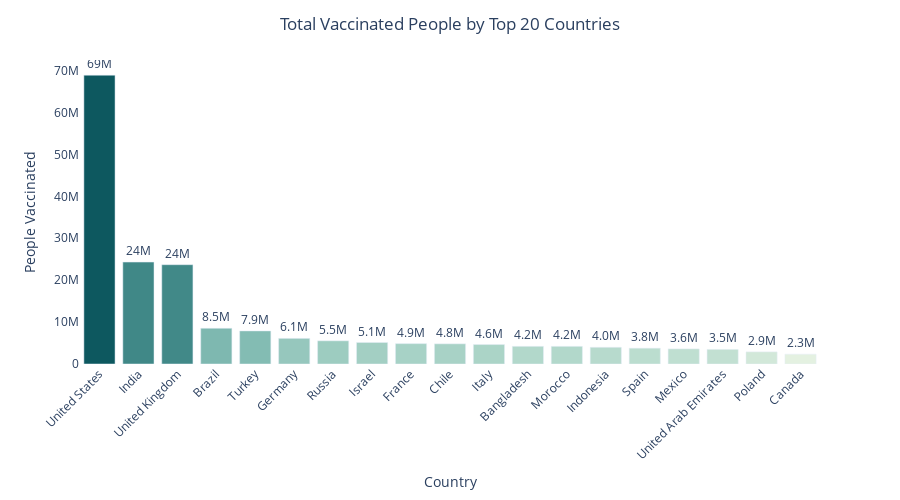

This figure's notebook cell:
### Markdown cell above
### What country is vaccinated more people?

### Code cell
# Sort data frame by total_vaccinations
df_f_sorted = df_f.sort_values('people_vaccinated', ascending = False)

# Select first 10 rows
df_f_sorted = df_f_sorted.iloc[0:19,:]

# Plot the bar chart
fig = px.bar(df_f_sorted,
              x = 'country',
              y = 'people_vaccinated',
              color='Log Scale',
              hover_name = 'country',
              hover_data = ['people_vaccinated'],
              color_continuous_scale = 'mint',
              labels = {'country':'Country','people_vaccinated':'People Vaccinated'},
              height=500,
              text='people_vaccinated')

fig.update_layout(uniformtext_minsize = 15,
                   xaxis_tickangle = -45,
                   title = 'Total Vaccinated People by Top 20 Countries',
                   title_x = 0.5)

fig.update_traces(texttemplate='%{text:.2s}', textposition='outside')
fig.update_layout(uniformtext_minsize=8, uniformtext_mode='hide')
fig.update_layout({'plot_bgcolor': 'rgba(0, 0, 0, 0)', 'paper_bgcolor': 'rgba(0, 0, 0, 0)',})

fig.update(layout_coloraxis_showscale=False)

fig.show()

### Figure 1 — Plotly figure (JSON) as saved in the notebook; plotly's stock layout.template omitted (floating-point values rounded to 4 significant figures)
{"data": [{"alignmentgroup": "True", "hovertemplate": "<b>%{hovertext}</b><br><br>Country=%{x}<br>People Vaccinated=%{text}<br>Log Scale=%{marker.color}<extra></extra>", "hovertext": ["United States", "India", "United Kingdom", "Brazil", "Turkey", "Germany", "Russia", "Israel", "France", "Chile", "Italy", "Bangladesh", "Morocco", "Indonesia", "Spain", "Mexico", "United Arab Emirates", "Poland", "Canada"], "legendgroup": "", "marker": {"color": [26.04, 24.53, 24.5, 23.02, 22.91, 22.54, 22.4, 22.29, 22.21, 22.2, 22.15, 22.01, 22.01, 21.93, 21.85, 21.78, 21.73, 21.46, 21.16], "coloraxis": "coloraxis"}, "name": "", "offsetgroup": "", "orientation": "v", "showlegend": false, "text": [68884011, 24307635, 23684103, 8512960, 7887544, 6113484, 5524226, 5128212, 4853278, 4804999, 4641551, 4218127, 4210770, 3985596, 3769523, 3604420, 3480415, 2891753, 2340676], "textposition": "outside", "texttemplate": "%{text:.2s}", "type": "bar", "x": ["United States", "India", "United Kingdom", "Brazil", "Turkey", "Germany", "Russia", "Israel", "France", "Chile", "Italy", "Bangladesh", "Morocco", "Indonesia", "Spain", "Mexico", "United Arab Emirates", "Poland", "Canada"], "xaxis": "x", "y": [68884011, 24307635, 23684103, 8512960, 7887544, 6113484, 5524226, 5128212, 4853278, 4804999, 4641551, 4218127, 4210770, 3985596, 3769523, 3604420, 3480415, 2891753, 2340676], "yaxis": "y"}], "layout": {"barmode": "relative", "coloraxis": {"colorbar": {"title": {"text": "Log Scale"}}, "colorscale": [[0, "rgb(228, 241, 225)"], [0.1667, "rgb(180, 217, 204)"], [0.3333, "rgb(137, 192, 182)"], [0.5, "rgb(99, 166, 160)"], [0.6667, "rgb(68, 140, 138)"], [0.8333, "rgb(40, 114, 116)"], [1, "rgb(13, 88, 95)"]], "showscale": false}, "height": 500, "legend": {"tracegroupgap": 0}, "margin": {"t": 60}, "paper_bgcolor": "rgba(0, 0, 0, 0)", "plot_bgcolor": "rgba(0, 0, 0, 0)", "title": {"text": "Total Vaccinated People by Top 20 Countries", "x": 0.5}, "uniformtext": {"minsize": 8, "mode": "hide"}, "xaxis": {"anchor": "y", "domain": [0, 1], "tickangle": -45, "title": {"text": "Country"}}, "yaxis": {"anchor": "x", "domain": [0, 1], "title": {"text": "People Vaccinated"}}}}
